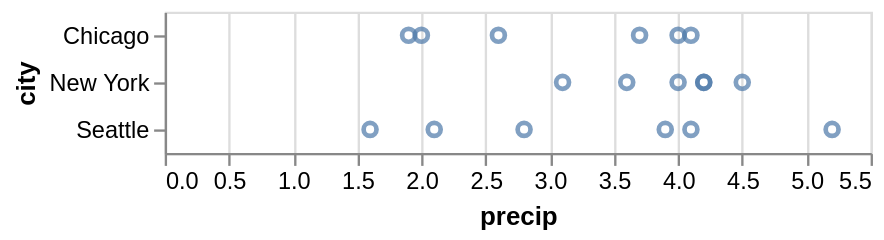

Here is the notebook cell this chart was saved with:
### Markdown cell above
Encodings map data columns to visual channels like position (x, y), color, size, etc.

### Code cell
alt.Chart(weather).mark_point().encode(
    x='precip',
    y='city'
)

### Figure 1 — Vega-Lite specification as saved in the notebook (floating-point values rounded to 4 significant figures)
{"config": {"view": {"continuousWidth": 300, "continuousHeight": 300}}, "data": {"name": "data-a0edf122470d64c801b829f5c0e672f9"}, "mark": {"type": "point"}, "encoding": {"x": {"field": "precip", "type": "quantitative"}, "y": {"field": "city", "type": "nominal"}}, "$schema": "https://vega.github.io/schema/vega-lite/v6.1.0.json", "datasets": {"data-a0edf122470d64c801b829f5c0e672f9": [{"city": "Seattle", "month": "Jan", "precip": 5.2, "temp": 42}, {"city": "Seattle", "month": "Feb", "precip": 3.9, "temp": 45}, {"city": "Seattle", "month": "Mar", "precip": 4.1, "temp": 50}, {"city": "Seattle", "month": "Apr", "precip": 2.8, "temp": 55}, {"city": "Seattle", "month": "May", "precip": 2.1, "temp": 62}, {"city": "Seattle", "month": "Jun", "precip": 1.6, "temp": 68}, {"city": "New York", "month": "Jan", "precip": 3.6, "temp": 35}, {"city": "New York", "month": "Feb", "precip": 3.1, "temp": 38}, {"city": "New York", "month": "Mar", "precip": 4.2, "temp": 48}, {"city": "New York", "month": "Apr", "precip": 4.0, "temp": 58}, {"city": "New York", "month": "May", "precip": 4.5, "temp": 68}, {"city": "New York", "month": "Jun", "precip": 4.2, "temp": 77}, {"city": "Chicago", "month": "Jan", "precip": 2.0, "temp": 28}, {"city": "Chicago", "month": "Feb", "precip": 1.9, "temp": 32}, {"city": "Chicago", "month": "Mar", "precip": 2.6, "temp": 42}, {"city": "Chicago", "month": "Apr", "precip": 3.7, "temp": 52}, {"city": "Chicago", "month": "May", "precip": 4.1, "temp": 64}, {"city": "Chicago", "month": "Jun", "precip": 4.0, "temp": 74}]}}
